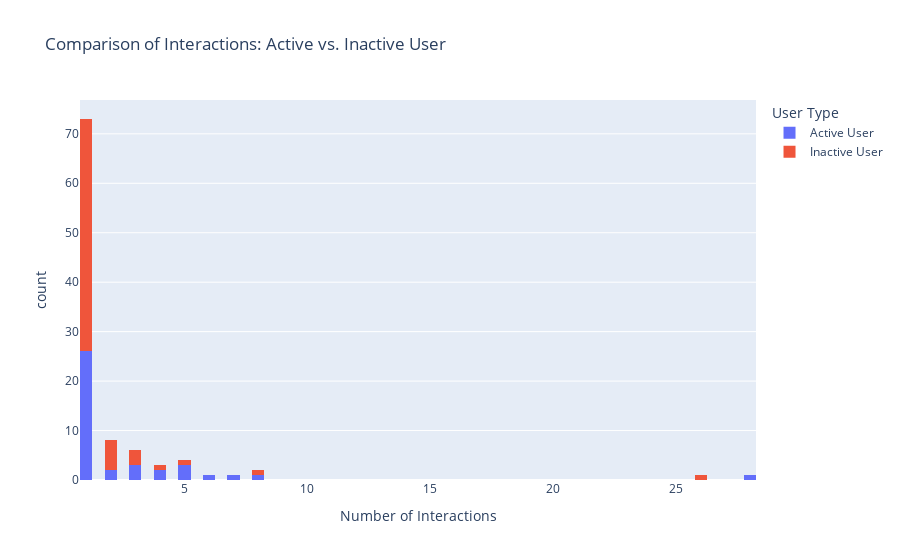

Notebook code for this chart:
### Markdown cell above
#### 现象1：活跃用户和非活跃用户的交互分布特征相似 大多数访问的地点去的次数很少 只有少数地点去了很多次 这些地点反映用户兴趣

### Code cell
import torch
import plotly.express as px
import numpy as np

# 假设 interaction_matrix 是给定的张量
# Step 1: Identify the most active user (column with max interactions excluding the first row and column)
active_user_idx = category_interaction_matrix[1:, 1:].sum(1).argmax()
active_user = category_interaction_matrix[active_user_idx].cpu().numpy()

# Step 2: Identify the least active user (column with min interactions excluding the first row and column)
inactive_user_idx = POI_interaction_matrix[1:, 1:].sum(1).argmax()
inactive_user = POI_interaction_matrix[inactive_user_idx].cpu().numpy()

# Step 3: Filter out zeros
active_user = active_user[active_user > 0]
inactive_user = inactive_user[inactive_user > 0]

# Step 4: Create DataFrames for Plotly
active_df = pd.DataFrame({"Interactions": active_user, "User Type": "Active User"})
inactive_df = pd.DataFrame({"Interactions": inactive_user, "User Type": "Inactive User"})

# Combine both for easier plotting
combined_df = pd.concat([active_df, inactive_df])

print(active_user.sum(),inactive_user.sum())
# Step 5: Plot histograms using Plotly
fig = px.histogram(
    combined_df,
    x="Interactions",
    color="User Type",
    title="Comparison of Interactions: Active vs. Inactive User",
    labels={"Interactions": "Number of Interactions", "User Type": "User Type"},
    nbins=100,  # Adjust the number of bins as needed
)

fig.show()

### Figure 1 — Plotly figure (JSON) as saved in the notebook; plotly's stock layout.template omitted (floating-point values rounded to 4 significant figures)
{"data": [{"alignmentgroup": "True", "bingroup": "x", "hovertemplate": "User Type=Active User<br>Number of Interactions=%{x}<br>count=%{y}<extra></extra>", "legendgroup": "Active User", "marker": {"color": "#636efa", "pattern": {"shape": ""}}, "name": "Active User", "nbinsx": 100, "offsetgroup": "Active User", "orientation": "v", "showlegend": true, "type": "histogram", "x": [1, 7, 4, 5, 6, 1, 1, 2, 2, 1, 1, 1, 1, 5, 5, 1, 3, 1, 8, 1, 1, 1, 3, 28, 1, 1, 1, 1, 1, 1, 1, 4, 1, 1, 3, 1, 1, 1, 1, 1], "xaxis": "x", "yaxis": "y"}, {"alignmentgroup": "True", "bingroup": "x", "hovertemplate": "User Type=Inactive User<br>Number of Interactions=%{x}<br>count=%{y}<extra></extra>", "legendgroup": "Inactive User", "marker": {"color": "#EF553B", "pattern": {"shape": ""}}, "name": "Inactive User", "nbinsx": 100, "offsetgroup": "Inactive User", "orientation": "v", "showlegend": true, "type": "histogram", "x": [3, 5, 1, 1, 1, 1, 1, 1, 1, 2, 1, 2, 1, 26, 1, 4, 8, 3, 1, 1, 1, 3, 1, 1, 1, 1, 1, 1, 1, 1, 1, 1, 1, 1, 1, 1, 2, 1, 2, 2, 1, 1, 1, 1, 1, 1, 1, 1, 1, 1, 1, 1, 1, 2, 1, 1, 1, 1, 1, 1], "xaxis": "x", "yaxis": "y"}], "layout": {"barmode": "relative", "legend": {"title": {"text": "User Type"}, "tracegroupgap": 0}, "title": {"text": "Comparison of Interactions: Active vs. Inactive User"}, "xaxis": {"anchor": "y", "domain": [0, 1], "title": {"text": "Number of Interactions"}}, "yaxis": {"anchor": "x", "domain": [0, 1], "title": {"text": "count"}}}}
